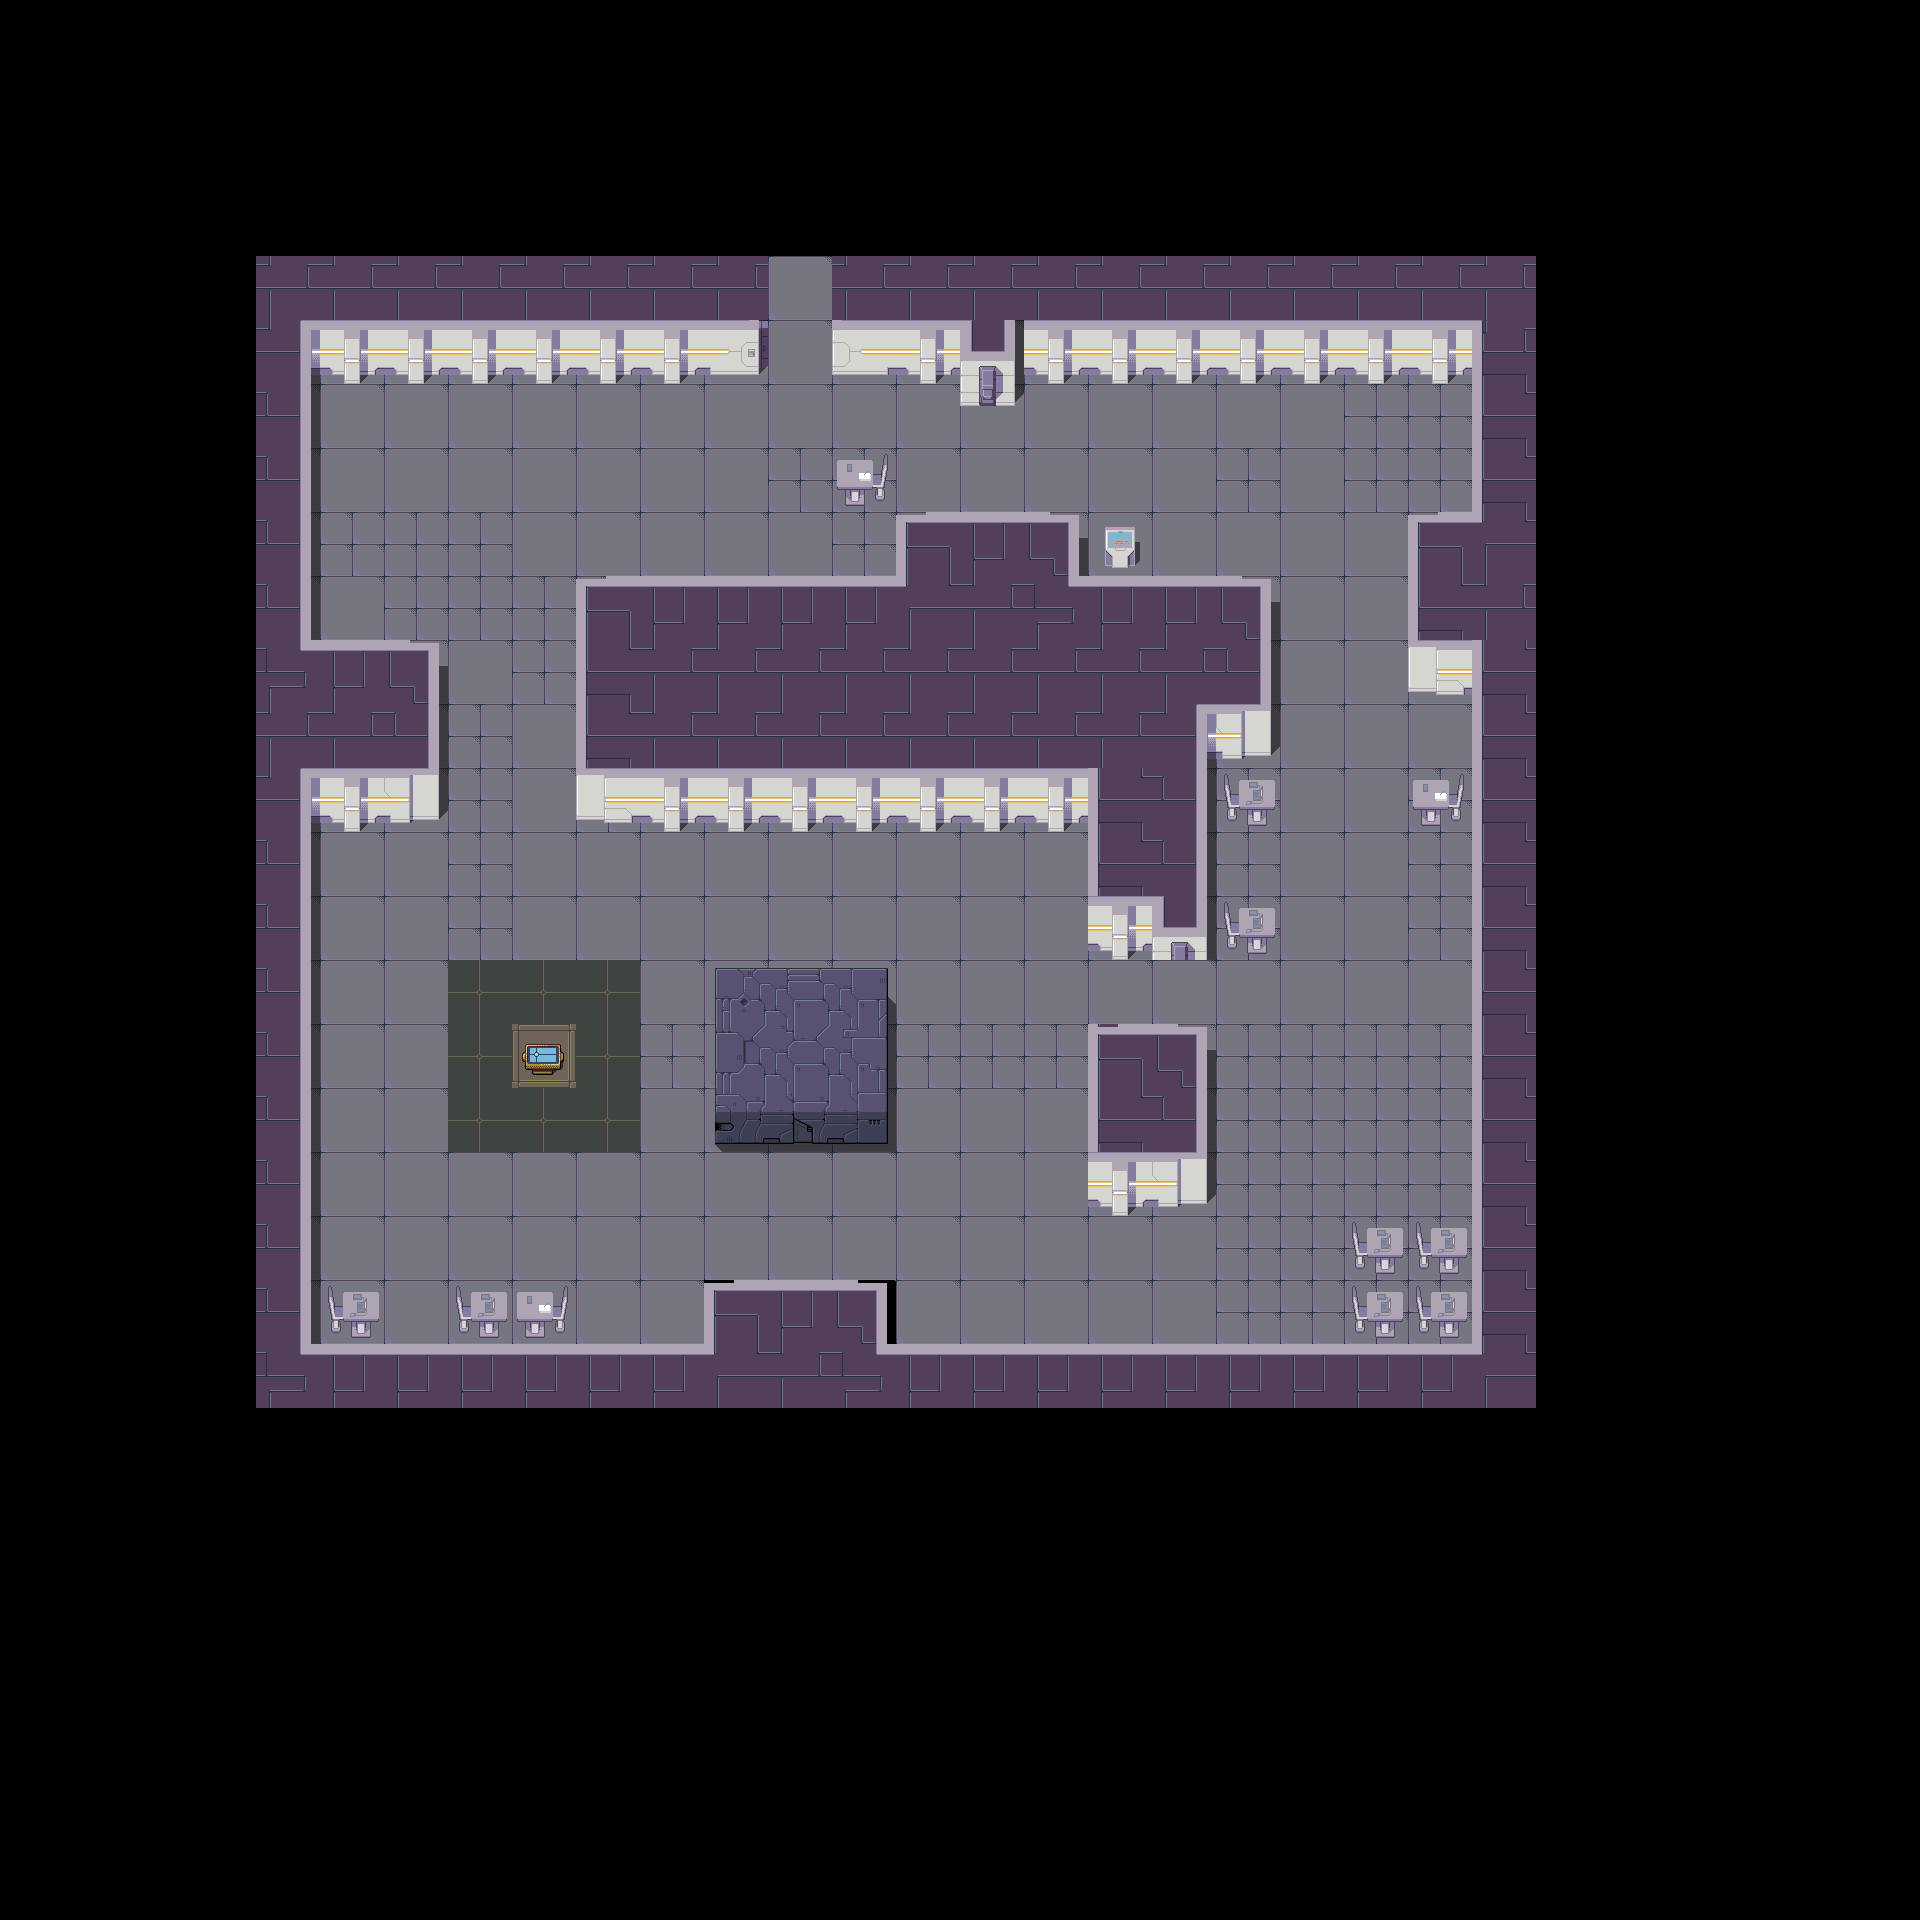

Rendered tile map (Tiled .tmx) drawn with the repository's tilesets; below, a short description and the map source with its tile grids summarised:
An orthogonal 30x30 tile map with 64x64 px tiles, 3 tile layers (Слой тайлов 1, walls, misc), 4 tilesets and 5 objects (ru.game.aurora.world.dungeon.DungeonDoor, entryPoint, ru.game.aurora.world.dungeon.DungeonPlac, ru.game.aurora.world.dungeon.DungeonMons, ru.game.aurora.world.dungeon.DungeonTrig).

<map version="1.0" orientation="orthogonal" width="30" height="30" tilewidth="64" tileheight="64">
 <tileset firstgid="1" name="humanity_tileset" tilewidth="64" tileheight="64">
  <image source="humanity_tileset.png" width="256" height="640" />
 </tileset>
 <tileset firstgid="41" name="rogues_tileset" tilewidth="64" tileheight="64">
  <image source="rogues_tileset.png" width="256" height="640" />
 </tileset>
 <tileset firstgid="81" name="zorsan_tileset" tilewidth="64" tileheight="64">
  <image source="zorsan_tileset.png" width="256" height="640" />
 </tileset>
 <tileset firstgid="121" name="editor_tileset" tilewidth="64" tileheight="64">
  <image source="editor_tileset.png" width="256" height="192" />
 </tileset>
 <layer name="Слой тайлов 1" width="30" height="30">
  <data>[900 cells, 343 non-empty, 9 distinct tile ids]</data>
 </layer>
 <layer name="walls" width="30" height="30">
  <properties>
   <property name="isObstacle" value="true" />
  </properties>
  <data>[900 cells, 175 non-empty, 29 distinct tile ids]</data>
 </layer>
 <layer name="misc" width="30" height="30">
  <data>[900 cells, 1 non-empty, 1 distinct tile ids]</data>
 </layer>
 <objectgroup name="Слой объектов 1" width="0" height="0">
  <object name="exitDoor" type="ru.game.aurora.world.dungeon.DungeonDoor" gid="22" x="768" y="384" width="64" height="64">
   <properties>
    <property name="imageClose" value="humanity_tileset" />
    <property name="imageCloseTileX" value="1" />
    <property name="imageCloseTileY" value="5" />
    <property name="imageOpen" value="humanity_tileset" />
    <property name="imageOpenTileX" value="3" />
    <property name="imageOpenTileY" value="6" />
    <property name="initialState" value="closed" />
   </properties>
  </object>
  <object type="entryPoint" gid="121" x="1096" y="512" width="64" height="64" />
  <object type="ru.game.aurora.world.dungeon.DungeonPlaceholder" gid="124" x="960" y="512" width="64" height="64" />
  <object type="ru.game.aurora.world.dungeon.DungeonMonster" gid="38" x="768" y="320" width="64" height="64">
   <properties>
    <property name="id" value="marine" />
    <property name="tags" value="ally" />
   </properties>
  </object>
  <object name="exitTrigger" type="ru.game.aurora.world.dungeon.DungeonTrigger" x="640" y="384" width="320" height="192" />
 </objectgroup>
</map>
